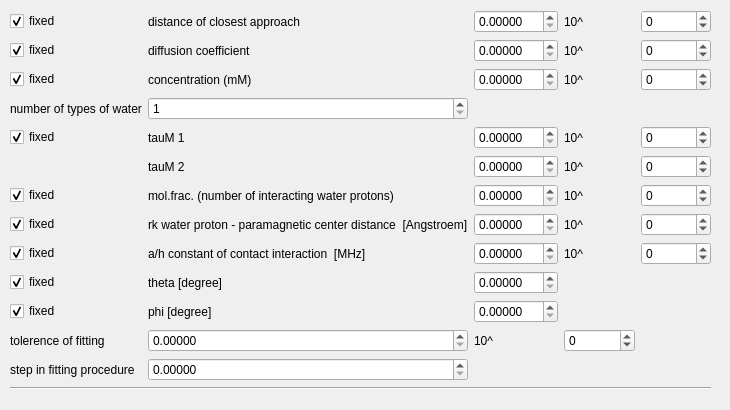
      <widget class="QWidget" name="tab_2">
       <attribute name="title">
        <string>Tab 2</string>
       </attribute>
       <widget class="QWidget" name="layoutWidget_2">
        <property name="geometry">
         <rect>
          <x>0</x>
          <y>0</y>
          <width>721</width>
          <height>401</height>
         </rect>
        </property>
        <layout class="QGridLayout" name="gridLayout_2">
         <property name="leftMargin">
          <number>10</number>
         </property>
         <property name="topMargin">
          <number>10</number>
         </property>
         <property name="rightMargin">
          <number>10</number>
         </property>
         <item row="5" column="2">
          <widget class="QLabel" name="concLabel">
           <property name="text">
            <string>concentration (mM)</string>
           </property>
          </widget>
         </item>
         <item row="9" column="1">
          <widget class="QCheckBox" name="molFracCheckBox">
           <property name="text">
            <string>fixed</string>
           </property>
           <property name="checked">
            <bool>true</bool>
           </property>
          </widget>
         </item>
         <item row="17" column="2">
          <widget class="QDoubleSpinBox" name="toleranceDoubleSpinBox">
           <property name="decimals">
            <number>5</number>
           </property>
           <property name="maximum">
            <double>10.000000000000000</double>
           </property>
          </widget>
         </item>
         <item row="18" column="2">
          <widget class="QDoubleSpinBox" name="fittingStepDoubleSpinBox">
           <property name="decimals">
            <number>5</number>
           </property>
          </widget>
         </item>
         <item row="9" column="2">
          <widget class="QLabel" name="molFracLabel">
           <property name="text">
            <string>mol.frac. (number of interacting water protons)</string>
           </property>
          </widget>
         </item>
         <item row="3" column="2">
          <widget class="QLabel" name="distanceLabel">
           <property name="text">
            <string>distance of closest approach</string>
           </property>
          </widget>
         </item>
         <item row="6" column="1">
          <widget class="QLabel" name="typesOfWaterLabel">
           <property name="text">
            <string>number of types of water</string>
           </property>
          </widget>
         </item>
         <item row="4" column="1">
          <widget class="QCheckBox" name="DCoeffCheckBox">
           <property name="text">
            <string>fixed</string>
           </property>
           <property name="checked">
            <bool>true</bool>
           </property>
          </widget>
         </item>
         <item row="3" column="1">
          <widget class="QCheckBox" name="distanceCheckBox">
           <property name="minimumSize">
            <size>
             <width>0</width>
             <height>17</height>
            </size>
           </property>
           <property name="text">
            <string>fixed</string>
           </property>
           <property name="checked">
            <bool>true</bool>
           </property>
          </widget>
         </item>
         <item row="4" column="2">
          <widget class="QLabel" name="DCoeffLabel">
           <property name="text">
            <string>diffusion coefficient</string>
           </property>
          </widget>
         </item>
         <item row="7" column="2">
          <widget class="QLabel" name="taum1Label">
           <property name="text">
            <string>tauM 1</string>
           </property>
          </widget>
         </item>
         <item row="6" column="2">
          <widget class="QSpinBox" name="typesOfWaterSpinBox">
           <property name="minimum">
            <number>1</number>
           </property>
          </widget>
         </item>
         <item row="5" column="1">
          <widget class="QCheckBox" name="concCheckBox">
           <property name="text">
            <string>fixed</string>
           </property>
           <property name="checked">
            <bool>true</bool>
           </property>
          </widget>
         </item>
         <item row="7" column="1">
          <widget class="QCheckBox" name="taumCheckBox">
           <property name="text">
            <string>fixed</string>
           </property>
           <property name="checked">
            <bool>true</bool>
           </property>
          </widget>
         </item>
         <item row="13" column="5">
          <widget class="QSpinBox" name="AHExpSpinBox">
           <property name="minimum">
            <number>-99</number>
           </property>
          </widget>
         </item>
         <item row="11" column="5">
          <widget class="QSpinBox" name="rkDistanceExpSpinBox">
           <property name="minimum">
            <number>-99</number>
           </property>
          </widget>
         </item>
         <item row="9" column="5">
          <widget class="QSpinBox" name="molFracExpSpinBox">
           <property name="minimum">
            <number>-99</number>
           </property>
          </widget>
         </item>
         <item row="7" column="5">
          <widget class="QSpinBox" name="taum1ExpSpinBox">
           <property name="minimum">
            <number>-99</number>
           </property>
          </widget>
         </item>
         <item row="5" column="5">
          <widget class="QSpinBox" name="concExpSpinBox">
           <property name="minimum">
            <number>-99</number>
           </property>
          </widget>
         </item>
         <item row="4" column="5">
          <widget class="QSpinBox" name="DCoeffExpSpinBox">
           <property name="minimum">
            <number>-99</number>
           </property>
          </widget>
         </item>
         <item row="3" column="5">
          <widget class="QSpinBox" name="distanceExpSpinBox">
           <property name="minimum">
            <number>-99</number>
           </property>
          </widget>
         </item>
         <item row="4" column="3">
          <widget class="QDoubleSpinBox" name="DCoeffDoubleSpinBox">
           <property name="decimals">
            <number>5</number>
           </property>
           <property name="maximum">
            <double>10.000000000000000</double>
           </property>
           <property name="singleStep">
            <double>0.100000000000000</double>
           </property>
          </widget>
         </item>
         <item row="5" column="3">
          <widget class="QDoubleSpinBox" name="concDoubleSpinBox">
           <property name="decimals">
            <number>5</number>
           </property>
           <property name="maximum">
            <double>10.000000000000000</double>
           </property>
           <property name="singleStep">
            <double>0.100000000000000</double>
           </property>
          </widget>
         </item>
         <item row="9" column="3">
          <widget class="QDoubleSpinBox" name="molFracDoubleSpinBox">
           <property name="decimals">
            <number>5</number>
           </property>
           <property name="maximum">
            <double>10.000000000000000</double>
           </property>
           <property name="singleStep">
            <double>0.100000000000000</double>
           </property>
          </widget>
         </item>
         <item row="7" column="3">
          <widget class="QDoubleSpinBox" name="taum1DoubleSpinBox">
           <property name="decimals">
            <number>5</number>
           </property>
           <property name="maximum">
            <double>10.000000000000000</double>
           </property>
           <property name="singleStep">
            <double>0.100000000000000</double>
           </property>
          </widget>
         </item>
         <item row="15" column="3">
          <widget class="QDoubleSpinBox" name="phiDoubleSpinBox">
           <property name="decimals">
            <number>5</number>
           </property>
           <property name="maximum">
            <double>360.000000000000000</double>
           </property>
           <property name="singleStep">
            <double>0.100000000000000</double>
           </property>
          </widget>
         </item>
         <item row="13" column="3">
          <widget class="QDoubleSpinBox" name="AHDoubleSpinBox">
           <property name="decimals">
            <number>5</number>
           </property>
           <property name="maximum">
            <double>10.000000000000000</double>
           </property>
           <property name="singleStep">
            <double>0.100000000000000</double>
           </property>
          </widget>
         </item>
         <item row="14" column="3">
          <widget class="QDoubleSpinBox" name="thetaDoubleSpinBox">
           <property name="decimals">
            <number>5</number>
           </property>
           <property name="maximum">
            <double>360.000000000000000</double>
           </property>
           <property name="singleStep">
            <double>0.100000000000000</double>
           </property>
          </widget>
         </item>
         <item row="4" column="4">
          <widget class="QLabel" name="label_34">
           <property name="text">
            <string>10^</string>
           </property>
          </widget>
         </item>
         <item row="3" column="4">
          <widget class="QLabel" name="label_33">
           <property name="text">
            <string>10^</string>
           </property>
          </widget>
         </item>
         <item row="5" column="4">
          <widget class="QLabel" name="label_35">
           <property name="text">
            <string>10^</string>
           </property>
          </widget>
         </item>
         <item row="7" column="4">
          <widget class="QLabel" name="label_36">
           <property name="text">
            <string>10^</string>
           </property>
          </widget>
         </item>
         <item row="9" column="4">
          <widget class="QLabel" name="label_37">
           <property name="text">
            <string>10^</string>
           </property>
          </widget>
         </item>
         <item row="11" column="4">
          <widget class="QLabel" name="label_38">
           <property name="text">
            <string>10^</string>
           </property>
          </widget>
         </item>
         <item row="18" column="1">
          <widget class="QLabel" name="fittingStepLabel">
           <property name="text">
            <string>step in fitting procedure</string>
           </property>
          </widget>
         </item>
         <item row="17" column="1">
          <widget class="QLabel" name="toleranceLabel">
           <property name="text">
            <string>tolerence of fitting</string>
           </property>
          </widget>
         </item>
         <item row="3" column="3">
          <widget class="QDoubleSpinBox" name="distanceDoubleSpinBox">
           <property name="decimals">
            <number>5</number>
           </property>
           <property name="maximum">
            <double>10.000000000000000</double>
           </property>
           <property name="singleStep">
            <double>0.100000000000000</double>
           </property>
          </widget>
         </item>
         <item row="11" column="2">
          <widget class="QLabel" name="rkDistanceLabel">
           <property name="text">
            <string>rk water proton - paramagnetic center distance  [Angstroem]</string>
           </property>
          </widget>
         </item>
         <item row="14" column="1">
          <widget class="QCheckBox" name="thetaCheckBox">
           <property name="text">
            <string>fixed</string>
           </property>
           <property name="checked">
            <bool>true</bool>
           </property>
          </widget>
         </item>
         <item row="15" column="2">
          <widget class="QLabel" name="phiLabel">
           <property name="text">
            <string>phi [degree]</string>
           </property>
          </widget>
         </item>
         <item row="13" column="2">
          <widget class="QLabel" name="AHLabel">
           <property name="text">
            <string>a/h constant of contact interaction  [MHz]</string>
           </property>
          </widget>
         </item>
         <item row="11" column="1">
          <widget class="QCheckBox" name="rkDistanceCheckBox">
           <property name="text">
            <string>fixed</string>
           </property>
           <property name="checked">
            <bool>true</bool>
           </property>
          </widget>
         </item>
         <item row="14" column="2">
          <widget class="QLabel" name="thetaLabel">
           <property name="text">
            <string>theta [degree]</string>
           </property>
          </widget>
         </item>
         <item row="15" column="1">
          <widget class="QCheckBox" name="phiCheckBox">
           <property name="text">
            <string>fixed</string>
           </property>
           <property name="checked">
            <bool>true</bool>
           </property>
          </widget>
         </item>
         <item row="13" column="1">
          <widget class="QCheckBox" name="AHCheckBox">
           <property name="text">
            <string>fixed</string>
           </property>
           <property name="checked">
            <bool>true</bool>
           </property>
          </widget>
         </item>
         <item row="13" column="4">
          <widget class="QLabel" name="label_39">
           <property name="text">
            <string>10^</string>
           </property>
          </widget>
         </item>
         <item row="8" column="3">
          <widget class="QDoubleSpinBox" name="taum2DoubleSpinBox">
           <property name="decimals">
            <number>5</number>
           </property>
           <property name="maximum">
            <double>10.000000000000000</double>
           </property>
           <property name="singleStep">
            <double>0.100000000000000</double>
           </property>
          </widget>
         </item>
         <item row="8" column="4">
          <widget class="QLabel" name="label_41">
           <property name="text">
            <string>10^</string>
           </property>
          </widget>
         </item>
         <item row="17" column="3">
          <widget class="QLabel" name="label_40">
           <property name="text">
            <string>10^</string>
           </property>
          </widget>
         </item>
         <item row="17" column="4">
          <widget class="QSpinBox" name="toleranceExpSpinBox">
           <property name="minimum">
            <number>-99</number>
           </property>
          </widget>
         </item>
         <item row="8" column="5">
          <widget class="QSpinBox" name="taum2ExpSpinBox">
           <property name="minimum">
            <number>-99</number>
           </property>
          </widget>
         </item>
         <item row="8" column="2">
          <widget class="QLabel" name="taum2Label">
           <property name="text">
            <string>tauM 2</string>
           </property>
          </widget>
         </item>
         <item row="11" column="3">
          <widget class="QDoubleSpinBox" name="rkDistanceDoubleSpinBox">
           <property name="decimals">
            <number>5</number>
           </property>
           <property name="maximum">
            <double>10.000000000000000</double>
           </property>
           <property name="singleStep">
            <double>0.100000000000000</double>
           </property>
          </widget>
         </item>
         <item row="20" column="1" colspan="5">
          <widget class="Line" name="line_8">
           <property name="orientation">
            <enum>Qt::Horizontal</enum>
           </property>
          </widget>
         </item>
        </layout>
       </widget>
      </widget>
